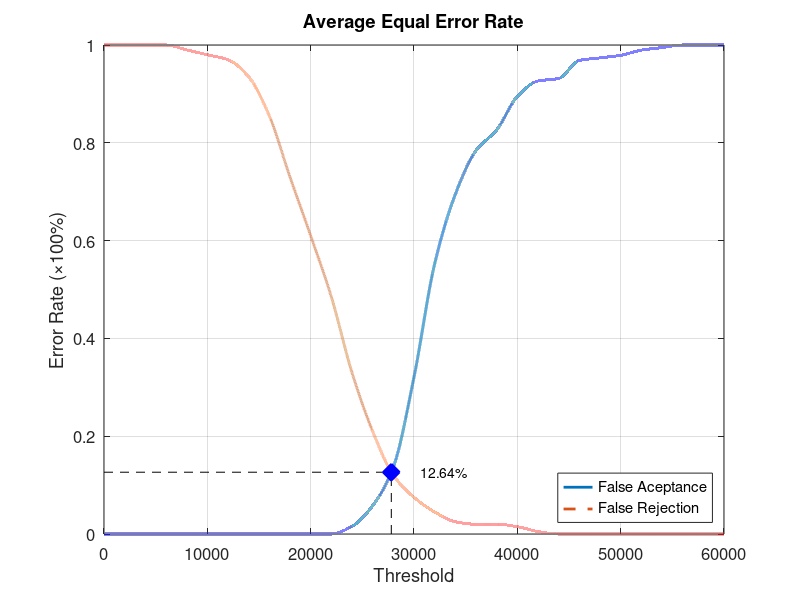
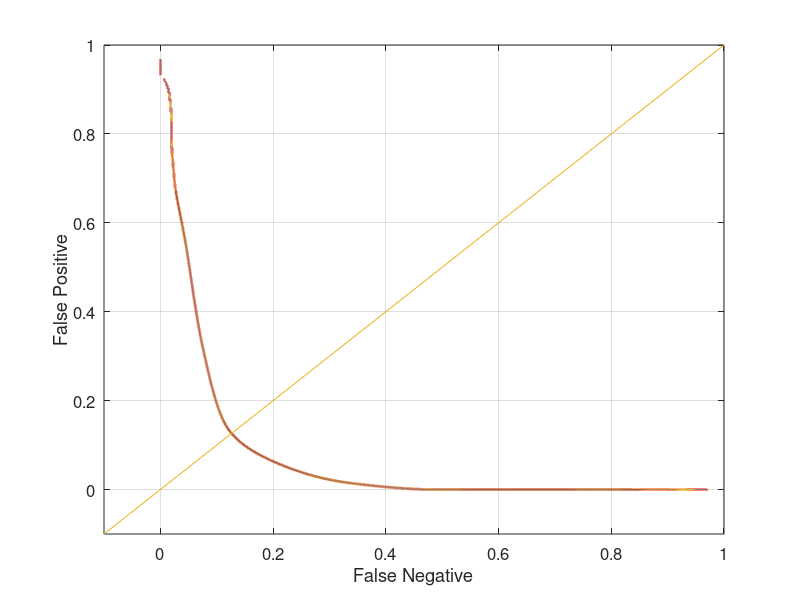

Source code (MATLAB) for these figures, in order:
function yEER = Database1_3
close all;
clear;
clc;
x = 0:2000:60000;
xq = 0:0.5:60000;

y0 = [0 0 0 0 0 0 0 0 0 0 0 0 0.0157895 0.0578947 0.136842 0.321053 0.552632 0.694737 0.784211 0.826316 0.894737 0.926316 0.931579 0.968421 0.973684 0.978947 0.989474 0.994737 1 1 1];
yy0 = interp1(x, y0, xq, 'pchip');
y1 = [1 1 1 1 0.99 0.98 0.97 0.935 0.855 0.73 0.61 0.485 0.33 0.21 0.12 0.075 0.045 0.025 0.02 0.02 0.015 0.005 0 0 0 0 0 0 0 0 0];
yy1 = interp1(x, y1, xq, 'pchip');

% Calculating EER: 
y2 = abs(y0 - y1);
find(y2 == min(y2))
yy2 = abs(yy0 - yy1);
xEER = find(yy2 == min(yy2));
xEERIndex = xq(xEER) % X-axis EER
yEER = yy0(xEER) % Y-axis EER

main = figure
plot(xq, yy0,'-','LineWidth', 2);	hold on
plot(xq, yy1,'--','LineWidth', 2);	hold on
plot([xEERIndex xEERIndex], [0 yEER], 'k--');	hold on
plot([0 xEERIndex], [yEER yEER], 'k--');	hold on
plot(xEERIndex, yEER, 'bx', 'LineWidth', 10);	hold on
text(xEERIndex + 10 * xEERIndex / 100, yEER, [num2str(round((10000 * yEER)) / 100) '%'])
legend('False Aceptance', 'False Rejection', 'Location', 'SouthEast')
xlabel('Threshold')
ylabel('Error Rate (\times100%)')
title('Average Equal Error Rate')
set(gca, 'FontSize', 12)
axis([0 60000 0 1])
grid on

print(main, 'Database1_3Main', '-dpng');
FNRxFPR = figure('Color', [1 1 1]);
plot(yy1, yy0, '-', yy1, yy0, 'LineWidth', 2);
hold on
y = -0.1:0.1:1
plot(y, y); 
set(gca, 'FontSize', 12)
xlabel('False Negative')
ylabel('False Positive')
axis([-0.1 1 -0.1 1])
set(gca, 'FontSize', 12)
grid on

print(FNRxFPR, 'Database1_3FNRxFPR','-dpng');
end
